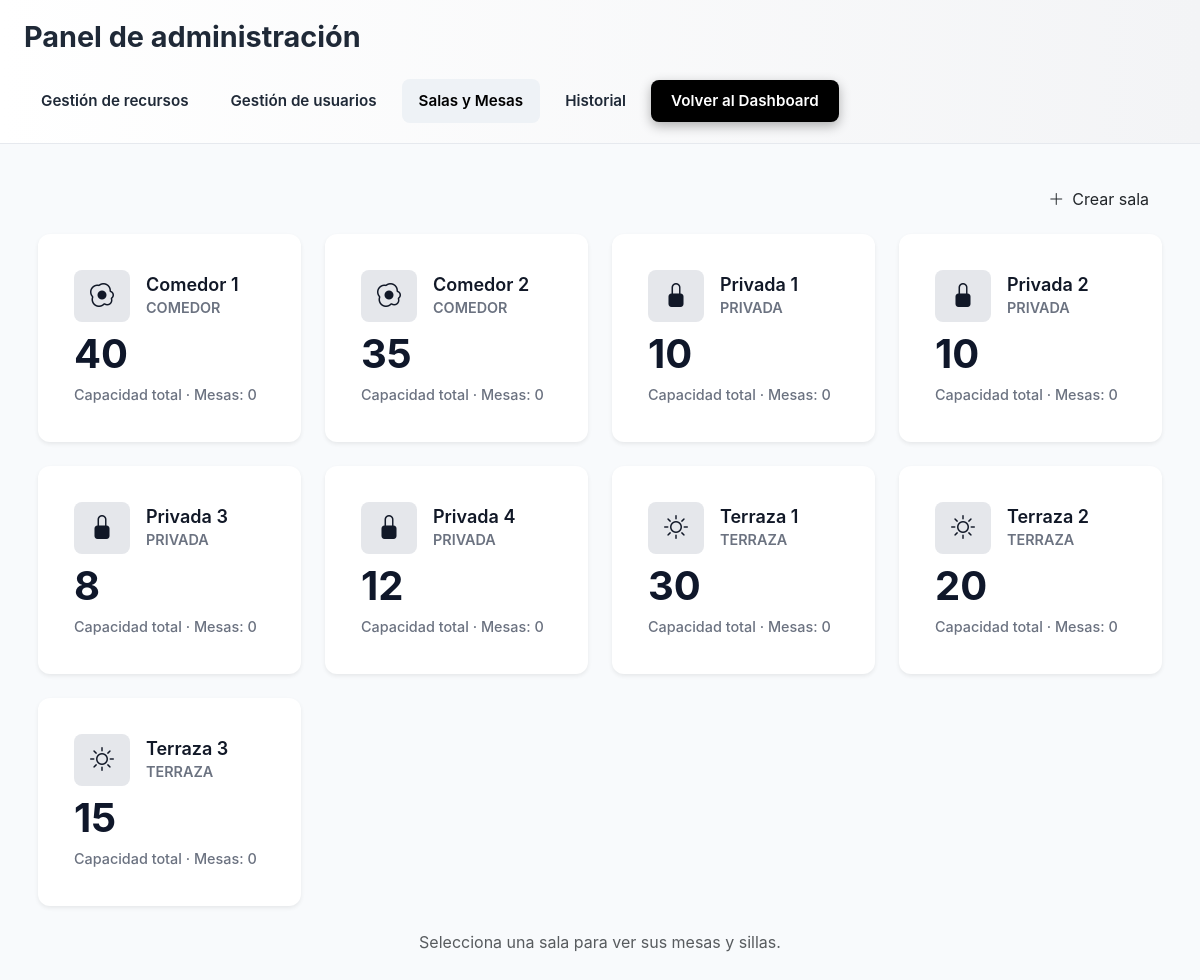
The page /public/pages/admin/salas/admin_salas.php (signed in) on the database its author committed.
### tables this page shows
CREATE TABLE IF NOT EXISTS salas (
    id_sala INT AUTO_INCREMENT PRIMARY KEY,
    nombre_sala VARCHAR(50) NOT NULL,
    tipo ENUM('terraza', 'comedor', 'privada') NOT NULL,
    capacidad_total INT NOT NULL
);

### public/pages/admin/salas/admin_salas.php (the view, shortened to what this page needs)
<?php
require_once __DIR__ . '/../../../../private/db/db_conn.php';
$conn = connection($host, $user, $pass, $db);
$stmt = $conn->prepare(
  "SELECT s.id_sala, s.nombre_sala, s.tipo, s.capacidad_total,
          m.id_mesa, m.nombre_mesa, m.num_sillas, m.estado
   FROM salas s
   LEFT JOIN mesas m ON m.id_sala = s.id_sala
   ORDER BY s.nombre_sala, m.nombre_mesa"
);
$stmt->execute();
$rows = $stmt->fetchAll(PDO::FETCH_ASSOC);
$salas = [];
foreach ($rows as $row) {
  $id = (int)$row['id_sala'];
  if (!isset($salas[$id])) {
    $salas[$id] = [
      'id'        => $id,
      'nombre'    => $row['nombre_sala'],
      'tipo'      => $row['tipo'],
      'capacidad' => $row['capacidad_total'],
      'mesas'     => []
    ];
  }
}
?>
<!doctype html>
<html lang="es">
<head>
  <link href="https://cdn.jsdelivr.net/npm/bootstrap@5.3.3/dist/css/bootstrap.min.css" rel="stylesheet">
  <link href="https://cdn.jsdelivr.net/npm/bootstrap-icons@1.11.3/font/bootstrap-icons.css" rel="stylesheet">
  <link rel="stylesheet" href="../../../css/admin-salas.css">
</head>
<body class="salas-body">
  <header class="admin-header">
    <div class="brand">
      <h1>Panel de administración</h1>
    </div>
    <nav class="admin-nav" aria-label="Navegación de administración">
      <a class="tab tab-link" href="../recursos/crud_recursos.php" aria-current="page">Gestión de recursos</a>
      <a class="tab tab-link" href="../users/admin.php">Gestión de usuarios</a>
      <a class="tab tab-link active" href="./admin_salas.php" aria-current="page">Salas y Mesas</a>
      <a class="tab tab-link" href="../../logs.php">Historial</a>
      <a href="../../dashboard.php" class="btn btn-volver">
        Volver al Dashboard
      </a>
    </nav>
  </header>
  <main class="salas-wrapper" id="salas-wrapper">
    <div class="d-flex justify-content-end align-items-center mb-3">
      <a href="./crear_salas.php" class="btn btn-volver">
        <i class="bi bi-plus-lg me-2"></i>Crear sala
      </a>
    </div>
    <section class="row g-4" id="salas-grid">
      <?php foreach ($salas as $sala): ?>
        <div class="col-sm-6 col-lg-4 col-xl-3 sala-col" data-sala-id="<?php echo $sala['id']; ?>">
          <button type="button"
            class="card shadow-sm border-0 sala-card-btn w-100 text-start"
            data-sala-id="<?php echo $sala['id']; ?>"
            data-icon-class="<?php echo htmlspecialchars($sala['icon_class']); ?>">
            <div class="card-body d-flex flex-column gap-2">
              <div class="d-flex align-items-center gap-3">
                <div class="rounded-3 bg-primary-subtle text-primary fs-4 px-3 py-2">
                  <i class="<?php echo htmlspecialchars($sala['icon_class']); ?>"></i>
                </div>
                <div>
                  <h5 class="card-title mb-0 fw-semibold"><?php echo htmlspecialchars($sala['nombre']); ?></h5>
                  <small class="text-muted text-uppercase fw-semibold"><?php echo ucfirst(htmlspecialchars($sala['tipo'])); ?></small>
                </div>
              </div>
              <div>
                <span class="display-6 fw-bold d-block mb-1"><?php echo (int)$sala['capacidad']; ?></span>
                <span class="text-muted small">Capacidad total · Mesas: <?php echo count($sala['mesas']); ?></span>
              </div>
            </div>
          </button>
        </div>
      <?php endforeach; ?>
    </section>
    <p class="text-muted text-center mt-4" id="detail-placeholder">
      Selecciona una sala para ver sus mesas y sillas.
    </p>
  </main>
</body>
</html>

### public/css/admin-salas.css (style rules this page uses)
:root { font-family: Inter, system-ui, -apple-system, "Segoe UI", Roboto, "Helvetica Neue", Arial; --primary: #1f2937; --accent: #0ea5a4; --muted: #6b7280; --bg: #f8fafc; --card: #ffffff; --blue: #3b82f6; --red: #ef4444; background: var(--bg); color: var(--primary); }
body.salas-body { min-height: 100vh; margin: 0; background: var(--bg); font-family: Inter, system-ui, -apple-system, "Segoe UI", Roboto, "Helvetica Neue", Arial; color: var(--primary); }
.salas-wrapper { max-width: 1180px; margin: 0 auto; padding: 36px 28px 60px; background: transparent; }
.admin-header { display: flex; align-items: center; justify-content: space-between; gap: 1.5rem; padding: 1.25rem 1.5rem; background: linear-gradient(90deg, #ffffff 0%, #f3f4f6 100%); border-bottom: 1px solid #e6e9ee; flex-wrap: wrap; }
.brand { display: flex; align-items: center; gap: 0.75rem; flex-shrink: 0; }
.admin-header h1 { font-size: 1.8rem; margin: 0; line-height: 1.2; font-weight: 700; }
.admin-nav { display: flex; gap: 0.5rem; flex-wrap: wrap; align-items: center; }
.admin-nav .tab, .admin-nav .tab-link { background: transparent; border: 1px solid transparent; padding: 0.625rem 1rem; border-radius: 0.5rem; cursor: pointer; color: var(--primary); font-weight: 600; font-size: 0.95rem; font-family: Inter, system-ui, -apple-system, "Segoe UI", Roboto, "Helvetica Neue", Arial; transition: all 0.2s ease; text-decoration: none; white-space: nowrap; }
.admin-nav .tab.active, .admin-nav .tab-link.active { color: rgb(0, 0, 0); background: #eef2f6; }
.admin-nav .btn-volver { display: inline-flex; align-items: center; justify-content: center; gap: 0.5rem; padding: 0.625rem 1.25rem; border-radius: 0.5rem; background: #000; color: #fff !important; font-weight: 600; font-size: 0.95rem; font-family: Inter, system-ui, -apple-system, "Segoe UI", Roboto, "Helvetica Neue", Arial; border: none; text-decoration: none; cursor: pointer; transition: all 0.18s ease; box-shadow: 0 4px 12px rgba(0,0,0,0.3); white-space: nowrap; }
.sala-card-btn { border: 1px solid rgba(15, 23, 42, 0.08); border-radius: 0.75rem; background: var(--card); padding: 1.25rem; box-shadow: 0 3px 10px rgba(0, 0, 0, 0.06); transition: transform 0.16s ease, box-shadow 0.16s ease, border-color 0.16s ease; text-align: left; cursor: pointer; display: flex; flex-direction: column; gap: 1rem; font-size: 1rem; font-family: Inter, system-ui, -apple-system, "Segoe UI", Roboto, "Helvetica Neue", Arial; }
.sala-card-btn .rounded-3 { background: #e5e7eb !important; color: #111827 !important; font-size: 1.5rem; }
.sala-card-btn .card-title { font-size: 1.125rem; color: #111827; font-weight: 600; margin: 0; }
.sala-card-btn small { color: var(--muted); font-size: 0.875rem; }
.sala-card-btn .display-6 { font-size: 2.5rem; color: #0f172a; font-weight: 700; }
.sala-card-btn .text-muted { color: var(--muted) !important; font-weight: 500; font-size: 0.9rem; }
* { transition-property: padding, margin, font-size; transition-duration: 0.15s; transition-timing-function: ease; }
button, a, .sala-card-btn { transition-property: all; }

### rows shown on the page
salas: nombre_sala "Comedor 1", tipo "COMEDOR", capacidad_total "40", count($sala['mesas']) "0"
salas: nombre_sala "Comedor 2", tipo "COMEDOR", capacidad_total "35", count($sala['mesas']) "0"
salas: nombre_sala "Privada 1", tipo "PRIVADA", capacidad_total "10", count($sala['mesas']) "0"
salas: nombre_sala "Privada 2", tipo "PRIVADA", capacidad_total "10", count($sala['mesas']) "0"
salas: nombre_sala "Privada 3", tipo "PRIVADA", capacidad_total "8", count($sala['mesas']) "0"
salas: nombre_sala "Privada 4", tipo "PRIVADA", capacidad_total "12", count($sala['mesas']) "0"
salas: nombre_sala "Terraza 1", tipo "TERRAZA", capacidad_total "30", count($sala['mesas']) "0"
salas: nombre_sala "Terraza 2", tipo "TERRAZA", capacidad_total "20", count($sala['mesas']) "0"
salas: nombre_sala "Terraza 3", tipo "TERRAZA", capacidad_total "15", count($sala['mesas']) "0"
